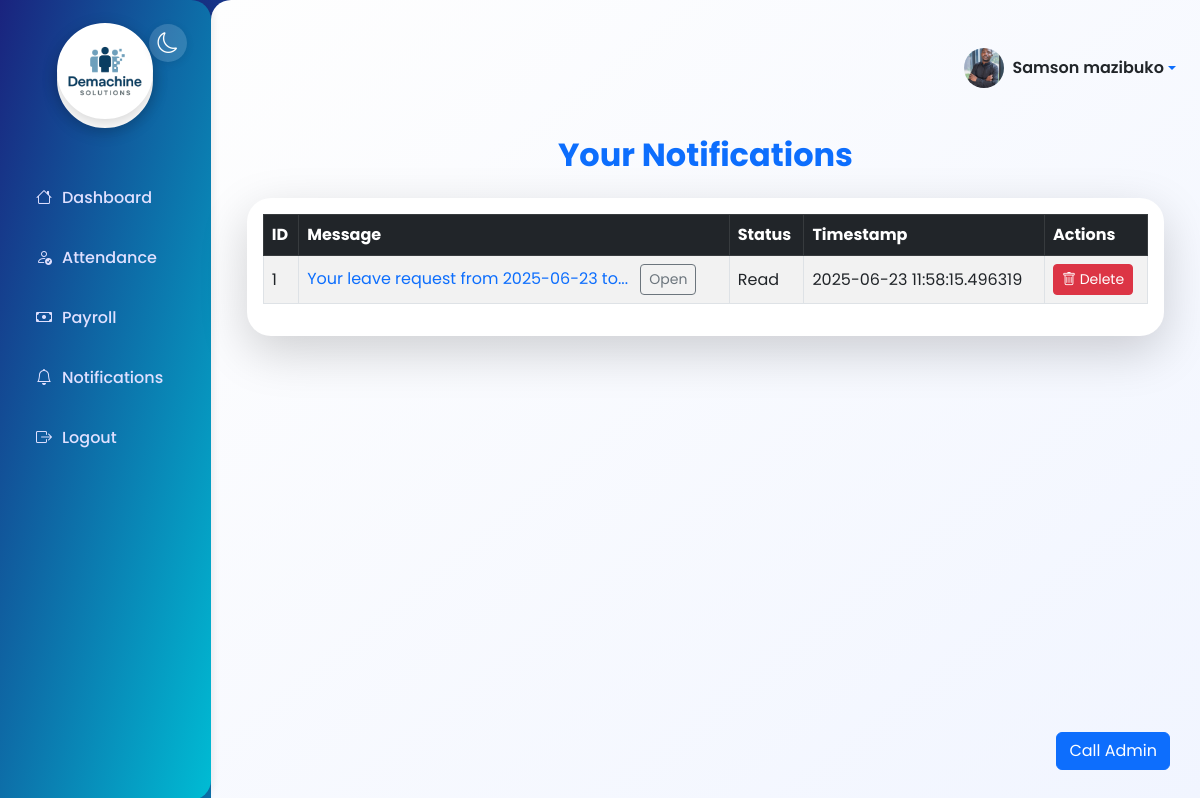
The app's page /notifications (signed in) with its own data.
### models.py (models this page shows, shortened)
class User(db.Model, UserMixin):
    id = db.Column(db.Integer, primary_key=True)
    username = db.Column(db.String(80), unique=True, nullable=False)
    email = db.Column(db.String(120), unique=True, nullable=False)
    password_hash = db.Column(db.String(128), nullable=False)
    name = db.Column(db.String(100))
    phone = db.Column(db.String(20))
    role = db.Column(db.String(20), default='user')  # 'admin' or 'user'
    is_active = db.Column(db.Boolean, default=True)
    date_joined = db.Column(db.DateTime, default=datetime.utcnow)
    face_encoding = db.Column(db.PickleType)  # Store face encoding as binary
    profile_picture = db.Column(db.String(255))  # Filename of profile picture
    email_notifications = db.Column(db.Boolean, default=True)
    sms_notifications = db.Column(db.Boolean, default=False)
    is_verified = db.Column(db.Boolean, default=False)
    attendances = db.relationship('Attendance', backref='user', lazy=True)
    leaves = db.relationship('LeaveRequest', backref='user', lazy=True)
    payrolls = db.relationship('Payroll', backref='user', lazy=True)
    notifications = db.relationship('Notification', backref='user', lazy=True)

class Notification(db.Model):
    id = db.Column(db.Integer, primary_key=True)
    user_id = db.Column(db.Integer, db.ForeignKey('user.id'))
    message = db.Column(db.String(255), nullable=False)
    is_read = db.Column(db.Boolean, default=False)
    timestamp = db.Column(db.DateTime, default=datetime.utcnow)

### app.py (the view)
@app.route('/notifications')
@login_required
def notifications():
    notifications = Notification.query.filter_by(user_id=current_user.id).order_by(Notification.timestamp.desc()).all()
    Notification.query.filter_by(user_id=current_user.id, is_read=False).update({Notification.is_read: True})
    db.session.commit()
    return render_template('notifications.html', notifications=notifications)

### app.py (called while the page is built)
@login_manager.user_loader
def load_user(user_id):
    return User.query.get(int(user_id))

@app.before_request
def before_request():
    if current_user.is_authenticated:
        g.unread_notifications = Notification.query.filter_by(user_id=current_user.id, is_read=False).count()
    else:
        g.unread_notifications = 0

### templates/notifications.html (shortened to what this page needs)
{% extends "layout.html" %}
{% block content %}
<div class="container py-4">
  <h2 class="mb-4 fw-bold text-primary text-center">Your Notifications</h2>
  <div class="card shadow-lg border-0 mb-4" style="border-radius: 1.5rem;">
    <div class="card-body">
      {% if notifications %}
      <div class="table-responsive">
        <table class="table table-bordered table-striped align-middle">
          <thead class="table-dark">
            <tr>
              <th>ID</th>
              <th>Message</th>
              <th>Status</th>
              <th>Timestamp</th>
              <th>Actions</th>
            </tr>
          </thead>
          <tbody>
            {% for notification in notifications %}
            <tr class="{% if not notification.is_read %}table-warning{% endif %}">
              <td>{{ notification.id }}</td>
              <td>
                <a href="{{ url_for('view_notification', notification_id=notification.id) }}" class="text-decoration-none {% if not notification.is_read %}fw-bold{% endif %}">
                  {{ notification.message|truncate(50) }}
                </a>
                <button class="btn btn-sm btn-outline-secondary ms-2"
                        type="button"
                        data-bs-toggle="collapse"
                        data-bs-target="#notif-{{ notification.id }}"
                        aria-expanded="false"
                        aria-controls="notif-{{ notification.id }}"
                        id="toggle-btn-{{ notification.id }}">
                  Open
                </button>
              </td>
              <td>{{ 'Read' if notification.is_read else 'Unread' }}</td>
              <td>{{ notification.timestamp }}</td>
              <td>
                <form method="post" action="{{ url_for('delete_notification', notification_id=notification.id) }}" style="display:inline;">
                  <button type="submit" class="btn btn-sm btn-danger" onclick="return confirm('Delete this notification?');"><i class="bi bi-trash"></i> Delete</button>
                </form>
              </td>
            </tr>
            {% endfor %}
          </tbody>
        </table>
      </div>
      {% else %}
      <p class="text-center">You have no notifications.</p>
      {% endif %}
    </div>
  </div>
</div>
{% endblock %}

### templates/layout.html (shortened to what this page needs)
<!DOCTYPE html>
<html lang="en">
<head>
    <link href="https://cdn.jsdelivr.net/npm/bootstrap@5.3.0/dist/css/bootstrap.min.css" rel="stylesheet">
    <link href="https://cdn.jsdelivr.net/npm/bootstrap-icons@1.10.5/font/bootstrap-icons.css" rel="stylesheet">
</head>
<body>
    <div class="d-flex">
        <div class="sidebar">
            <div class="brand" style="justify-content: center; text-align: center;">
                <div class="brand-logo" style="margin: 0 auto;">
                    <img src="{{ url_for('static', filename='images/Demachine solutions.png') }}" alt="Demachine solutions logo" style="width:96px; height:96px; object-fit:cover; border-radius:50%; border:4px solid #fff; box-shadow:0 4px 16px rgba(0,0,0,0.18); margin-bottom:18px; background:#fff;">
                </div>
            </div>
            <button class="theme-toggle" id="themeToggle" title="Toggle dark/light mode">
                <i class="bi bi-moon" id="themeIcon"></i>
            </button>
            <ul class="nav flex-column mt-4">
                {% if current_user.is_authenticated %}
                    <li class="nav-item"><a href="/dashboard" class="nav-link"><i class="bi bi-house"></i> Dashboard</a></li>
                    <li class="nav-item"><a href="/attendance" class="nav-link"><i class="bi bi-person-check"></i> Attendance</a></li>
                    <li class="nav-item"><a href="/payroll" class="nav-link"><i class="bi bi-cash"></i> Payroll</a></li>
                    <li class="nav-item"><a href="/notifications" class="nav-link"><i class="bi bi-bell"></i> Notifications
                    </a></li>
                    <li class="nav-item"><a href="/logout" class="nav-link"><i class="bi bi-box-arrow-right"></i> Logout</a></li>
                {% else %}
                    <li class="nav-item"><a href="/login" class="nav-link"><i class="bi bi-box-arrow-in-right"></i> Login</a></li>
                {% endif %}
            </ul>
        </div>
        <div class="main-content">
            <div class="d-flex justify-content-end align-items-center mb-3" style="min-height:56px;">
                <div class="dropdown">
                    <a href="#" class="d-flex align-items-center text-decoration-none dropdown-toggle" id="profileDropdown" data-bs-toggle="dropdown" aria-expanded="false">
                        {% if current_user.profile_picture %}
                            <img src="{{ url_for('static', filename='images/profiles/' + current_user.profile_picture) }}" alt="Profile" class="rounded-circle me-2" style="width:40px; height:40px; object-fit:cover;">
                        {% else %}
                            <img src="{{ url_for('static', filename='images/default_avatar.png') }}" alt="Profile" class="rounded-circle me-2" style="width:40px; height:40px; object-fit:cover;">
                        {% endif %}
                        <span class="fw-semibold text-dark">{{ current_user.name or current_user.username }}</span>
                    </a>
                </div>
            </div>
            {% block content %}{% endblock %}
        </div>
    </div>
    {% if current_user.is_authenticated and current_user.role != 'admin' %}
      <button onclick="callAdmin()" class="btn btn-primary" style="position:fixed;bottom:30px;right:30px;z-index:9999;">Call Admin</button>
    {% endif %}
</body>
</html>

### templates/layout.html (style rules this page uses)
:root { --primary: #1a237e; --secondary: #00bcd4; --accent: #ff9800; --bg-light: #f4f8fb; --bg-dark: #232a3b; --sidebar-width: 250px; }
html, body { min-height: 100vh; font-family: 'Poppins', Arial, sans-serif; background: linear-gradient(135deg, var(--primary) 0%, var(--secondary) 100%); color: #222; }
.sidebar { background: linear-gradient(to bottom right, var(--primary), var(--secondary)); color: #fff; width: var(--sidebar-width); min-height: 100vh; padding: 32px 18px 18px 18px; box-shadow: 2px 0 8px rgba(0,0,0,0.08); border-top-right-radius: 20px; border-bottom-right-radius: 20px; position: relative; }
.sidebar .brand { display: flex; align-items: center; margin-bottom: 2.5rem; justify-content: center; text-align: center; }
.sidebar .brand-logo { width: 96px; height: 96px; border-radius: 50%; border: 4px solid #fff; box-shadow: 0 4px 16px rgba(0,0,0,0.18); margin-bottom: 18px; background: #fff; display: flex; align-items: center; justify-content: center; font-size: 2rem; font-weight: 700; color: #fff; margin-right: 1rem; }
.sidebar .nav-link { color: #e0e0ff; font-weight: 500; padding: 12px 18px; margin: 6px 0; border-radius: 12px; display: flex; align-items: center; transition: background-color 0.3s, color 0.2s, transform 0.2s; }
.sidebar .nav-link i { margin-right: 10px; }
.theme-toggle { position: absolute; top: 1.5rem; right: 1.5rem; background: rgba(255,255,255,0.15); border-radius: 50%; border: none; width: 38px; height: 38px; display: flex; align-items: center; justify-content: center; font-size: 1.3rem; color: #fff; box-shadow: 0 2px 8px rgba(0,0,0,0.08); transition: background 0.2s; }
.main-content { padding: 40px 24px; width: 100%; background: linear-gradient(to bottom right, #fefefe, #f1f5ff); border-top-left-radius: 20px; min-height: 100vh; }

### records on screen
User: profile_picture (picture), name "Samson mazibuko"
Notification: id "1", message "Your leave request from 2025-06-23 to...", is_read "Read", timestamp "2025-06-23 11:58:15.496319"
